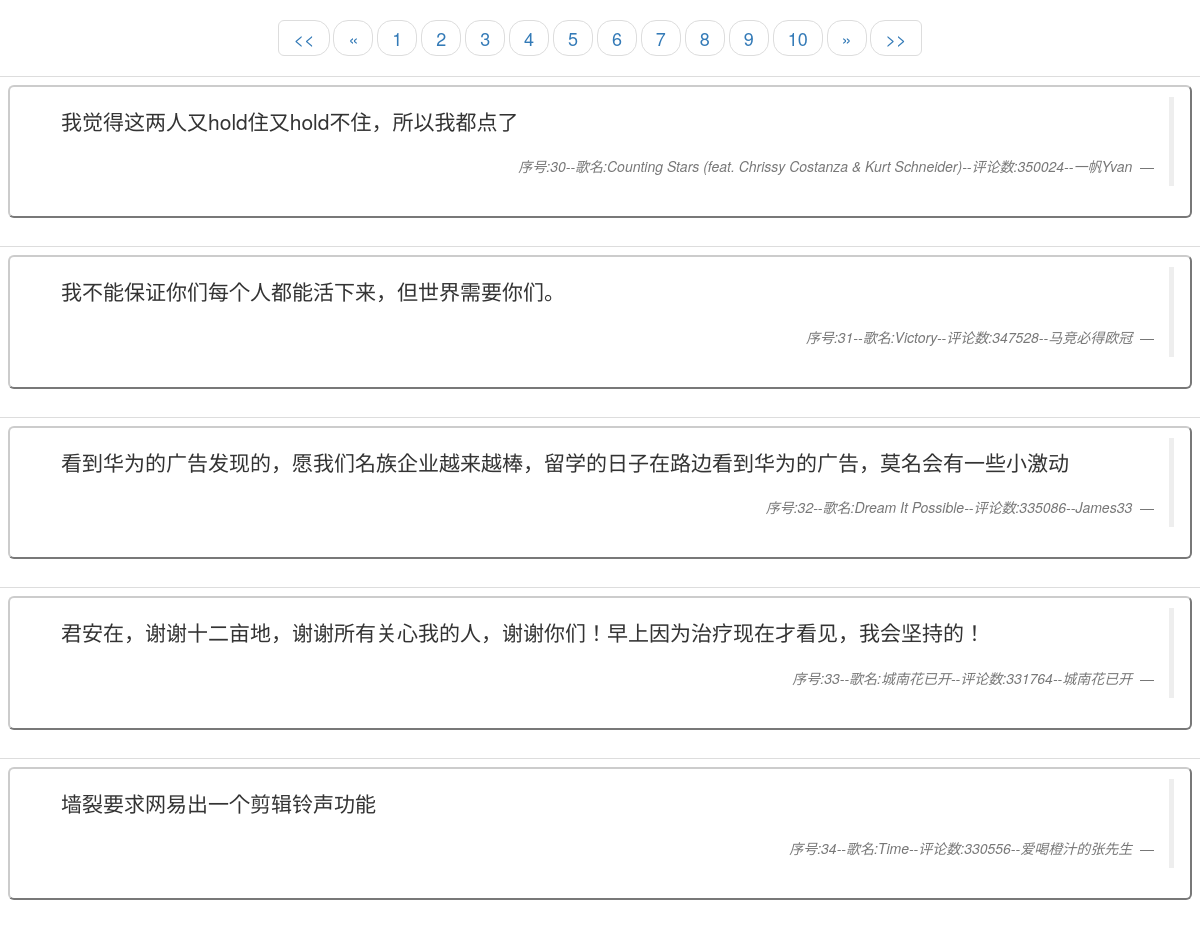
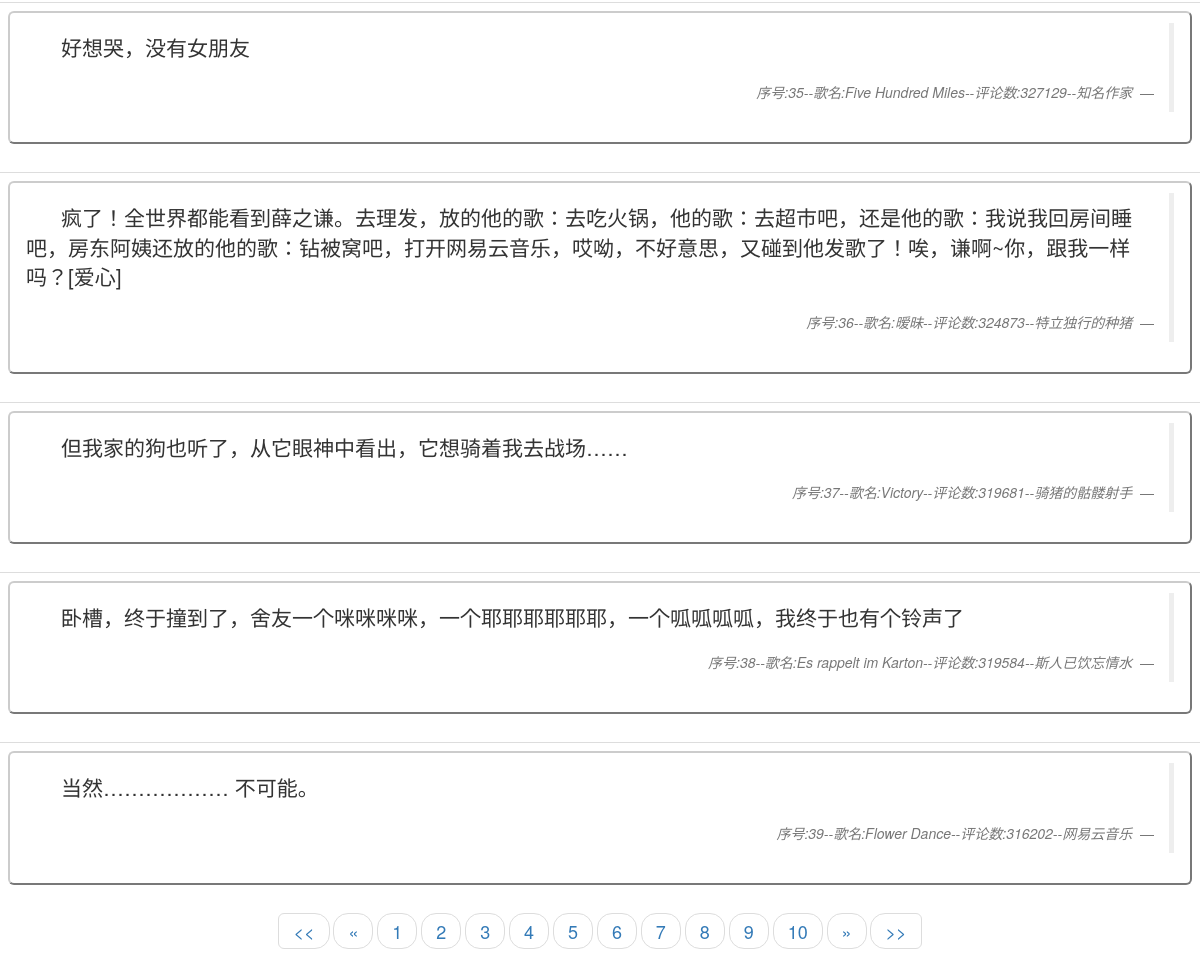
Page /net163?cur_page=4 on the committed database (2 pictures, top to bottom).
### comment/models.py (models this page shows)
class comment(models.Model):
    txt = models.TextField()#评论内容
    footer=models.CharField(max_length=256)#评论脚本
    def __str__(self):
        tp = '<comment:[txt:{txt},footer:{footer}]>'
        return tp.format(txt=self.txt,footer=self.footer)

### comment/views.py (the view)
# urls.py: url(r'^net163', net163_views.net163),
def net163(request):
    try:
        cur_page = int(request.GET.get('cur_page', '1'))
    except ValueError:
        cur_page = 1
    pagination = Pagination.create_pagination(
            from_name='comment.models',
            model_name='comment',
            cur_page=cur_page,
            start_page_omit_symbol='...',
            end_page_omit_symbol='...',
            one_page_data_size=10,
            show_page_item_len=10)
    return render(request, 'Net163.html', {'pagination': pagination})

### templates/Net163.html (shortened to what this page needs)
<!DOCTYPE html>
<html lang="en">
<head>
    <link rel="stylesheet" href="https://cdn.bootcss.com/bootstrap/3.3.7/css/bootstrap.min.css">
</head>
<body>
<nav aria-label="Page navigation">
  <ul class="pager pagination-lg">
   {% if pagination.cur_page != 1 %}
    <li><a href="?cur_page=1"><<</a></li>
    <li>
      <a href="?cur_page={{ pagination.pre_page }}" aria-label="Previous">
        <span aria-hidden="true">«</span>
      </a>
    </li>
   {% endif %}
   {% for page_item in pagination.page_items %}
    {% if page_item == pagination.cur_page %}
        <li><a href="?cur_page={{ page_item }}">{{ page_item }}</a></li>
    {% else %}
        <li><a href="?cur_page={{ page_item }}">{{ page_item }}</a></li>
    {% endif %}
   {% endfor%}
   {% if pagination.cur_page != pagination.all_page %}
    <li>
      <a href="?cur_page={{ pagination.next_page }}" aria-label="Next">
        <span aria-hidden="true">»</span>
      </a>
    </li>
    <li><a href="?cur_page={{ pagination.all_page }}">>></a></li>
   {% endif %}
  </ul>
</nav>
{% for txt in pagination.objs %}
    <table class="table">
        <tr>
            <td>
                <button type="button" class="btn-default btn-lg btn-block">
                    <blockquote class="blockquote-reverse">
                        <p class="text-left lead" >&nbsp;&nbsp;&nbsp;&nbsp;&nbsp;&nbsp;{{ txt.txt }}</p>
                        <footer> <cite title="Source
                                Title">{{ txt.footer }} </cite></footer>
                    </blockquote>
                </button>
            </td>
        </tr>
    </table>
{% endfor %}
<nav aria-label="Page navigation">
  <ul class="pager pagination-lg">
   {% if pagination.cur_page != 1 %}
    <li><a href="?cur_page=1"><<</a></li>
    <li>
      <a href="?cur_page={{ pagination.pre_page }}" aria-label="Previous">
        <span aria-hidden="true">«</span>
      </a>
    </li>
   {% endif %}
   {% for page_item in pagination.page_items %}
    {% if page_item == pagination.cur_page %}
        <li><a href="?cur_page={{ page_item }}">{{ page_item }}</a></li>
    {% else %}
        <li><a href="?cur_page={{ page_item }}">{{ page_item }}</a></li>
    {% endif %}
   {% endfor%}
   {% if pagination.cur_page != pagination.all_page %}
    <li>
      <a href="?cur_page={{ pagination.next_page }}" aria-label="Next">
        <span aria-hidden="true">»</span>
      </a>
    </li>
    <li><a href="?cur_page={{ pagination.all_page }}">>></a></li>
   {% endif %}
  </ul>
</nav>
</body>
</html>

### rows in the picture
comment: txt "我觉得这两人又hold住又hold不住，所以我都点了", footer "序号:30--歌名:Counting Stars (feat. Chrissy Costanza & Kurt Schneider)--评论数:350024--一帆Yvan"
comment: txt "我不能保证你们每个人都能活下来，但世界需要你们。", footer "序号:31--歌名:Victory--评论数:347528--马竞必得欧冠"
comment: txt "看到华为的广告发现的，愿我们名族企业越来越棒，留学的日子在路边看到华为的广告，莫名会有一些小激动", footer "序号:32--歌名:Dream It Possible--评论数:335086--James33"
comment: txt "君安在，谢谢十二亩地，谢谢所有关心我的人，谢谢你们！早上因为治疗现在才看见，我会坚持的！", footer "序号:33--歌名:城南花已开--评论数:331764--城南花已开"
comment: txt "墙裂要求网易出一个剪辑铃声功能", footer "序号:34--歌名:Time--评论数:330556--爱喝橙汁的张先生"
comment: txt "好想哭，没有女朋友", footer "序号:35--歌名:Five Hundred Miles--评论数:327129--知名作家"
comment: txt "疯了！全世界都能看到薛之谦。去理发，放的他的歌：去吃火锅，他的歌：去超市吧，还是他的歌：我说我回房间睡吧，房东阿姨还放的他的歌：钻被窝吧，打开网易云音乐，哎呦，不好意思，又碰到他发歌了！唉，谦啊~你，跟我一样吗？[爱心]", footer "序号:36--歌名:暧昧--评论数:324873--特立独行的种猪"
comment: txt "但我家的狗也听了，从它眼神中看出，它想骑着我去战场……", footer "序号:37--歌名:Victory--评论数:319681--骑猪的骷髅射手"
comment: txt "卧槽，终于撞到了，舍友一个咪咪咪咪，一个耶耶耶耶耶耶，一个呱呱呱呱，我终于也有个铃声了", footer "序号:38--歌名:Es rappelt im Karton--评论数:319584--斯人已饮忘情水"
comment: txt "当然……………… 不可能。", footer "序号:39--歌名:Flower Dance--评论数:316202--网易云音乐"

### other values in the picture
{{ page_item }} "1" "2" "3" "5" "6" "7" "8" "9" "10"
{{ page_item }} "4"
